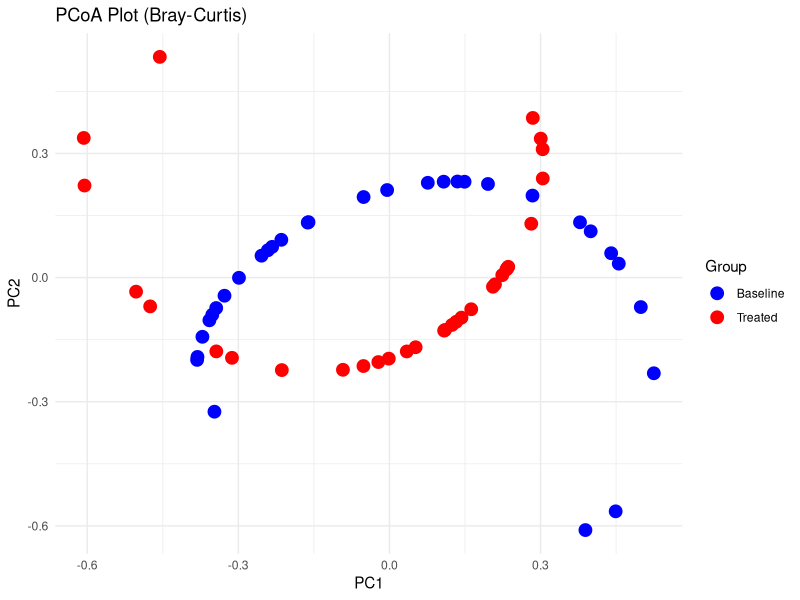

Here is the R script that generated this plot:
# Load required libraries
library(vegan)      # For Bray-Curtis and PCoA
library(ggplot2)    # For plotting
library(dplyr)      # For data manipulation

# Step 1: Load abundance data and metadata
abundance_data <- read.table("Absolute_Abundance.txt", header = TRUE, row.names = 1, sep = "\t")
metadata <- read.table("metadata.txt", header = TRUE, sep = "\t")

# Step 2: Align metadata with column names in abundance data
# Ensure organism names in metadata match column names in abundance data
metadata$Organism <- trimws(metadata$Organism)
colnames(abundance_data) <- trimws(colnames(abundance_data))

# Split organisms into Baseline and Treated groups and subset abundance data
baseline_data <- abundance_data[, colnames(abundance_data) %in% metadata$Organism[metadata$Group == "Baseline"]]
treated_data <- abundance_data[, colnames(abundance_data) %in% metadata$Organism[metadata$Group == "Treated"]]

# Load required libraries
library(vegan)      # For Bray-Curtis and PCoA
library(ggplot2)    # For plotting

# Step 1: Calculate Bray-Curtis dissimilarity matrices for Baseline and Treated
diss_baseline <- vegdist(baseline_data, method = "bray")
diss_treated <- vegdist(treated_data, method = "bray")

# Step 2: Perform PCoA on the dissimilarity matrices
pcoa_baseline <- cmdscale(diss_baseline, k = 2)
pcoa_treated <- cmdscale(diss_treated, k = 2)

# Step 3: Create data frames for plotting
pcoa_baseline_df <- data.frame(PC1 = pcoa_baseline[, 1], PC2 = pcoa_baseline[, 2], Group = "Baseline")
pcoa_treated_df <- data.frame(PC1 = pcoa_treated[, 1], PC2 = pcoa_treated[, 2], Group = "Treated")

# Step 4: Combine both PCoA results into one data frame
pcoa_df <- rbind(pcoa_baseline_df, pcoa_treated_df)

# Step 5: Plot the PCoA results
ggplot(pcoa_df, aes(x = PC1, y = PC2, color = Group)) +
  geom_point(size = 4) +
  labs(title = "PCoA Plot (Bray-Curtis)", x = "PC1", y = "PC2") +
  theme_minimal() +
  scale_color_manual(values = c("Baseline" = "blue", "Treated" = "red"))
